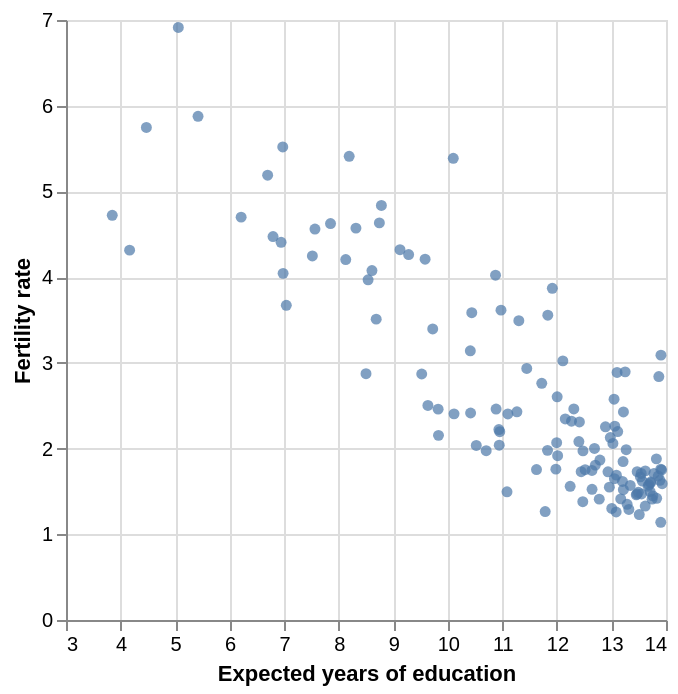

Here is the notebook cell this chart was saved with:
### Markdown cell above
We observe a negative association between fertility rate and women’s educational attainment, as expected. The relationship appears to be roughly linear, indicating that higher educational attainment tends to correspond with lower fertility rates across the countries in our dataset.

### Code cell
base = alt.Chart(data)
    
scatter_educ = base.mark_circle().encode( 
    x = alt.X("educ_expected_yrs_f:Q",
              scale = alt.Scale(zero = False),
              title = "Expected years of education"), 
    y = alt.Y("fertility_total:Q",
              title = "Fertility rate")
).properties(
    width = 300,
    height = 300)

scatter_educ

### Figure 1 — Vega-Lite specification as saved in the notebook (floating-point values rounded to 4 significant figures; data arrays with more than 128 entries replaced by an {"elided": "..."} marker saying what was removed)
{"$schema": "https://vega.github.io/schema/vega-lite/v4.17.0.json", "config": {"view": {"continuousHeight": 300, "continuousWidth": 400}}, "data": {"name": "data-6cd1456596c1f74e121582c365026ae5"}, "datasets": {"data-6cd1456596c1f74e121582c365026ae5": {"elided": "129 records"}}, "encoding": {"x": {"field": "educ_expected_yrs_f", "scale": {"zero": false}, "title": "Expected years of education", "type": "quantitative"}, "y": {"field": "fertility_total", "title": "Fertility rate", "type": "quantitative"}}, "height": 300, "mark": "circle", "width": 300}
